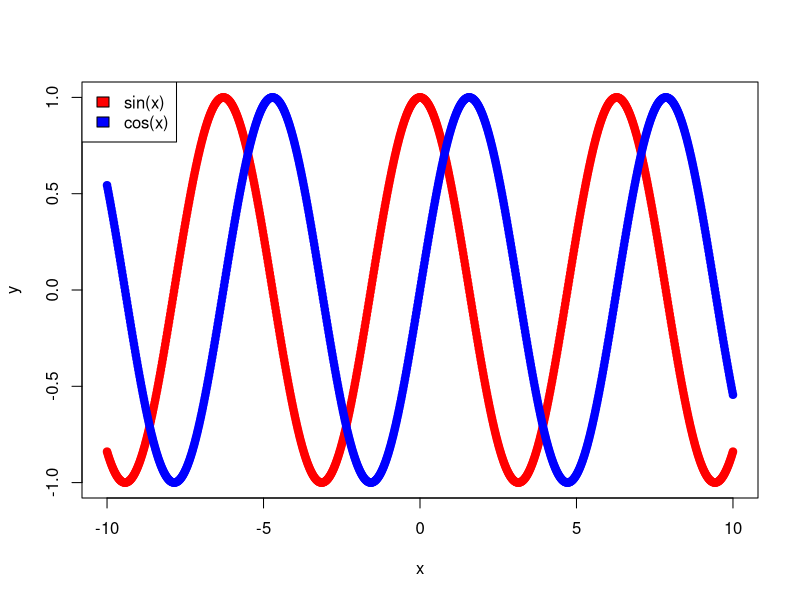
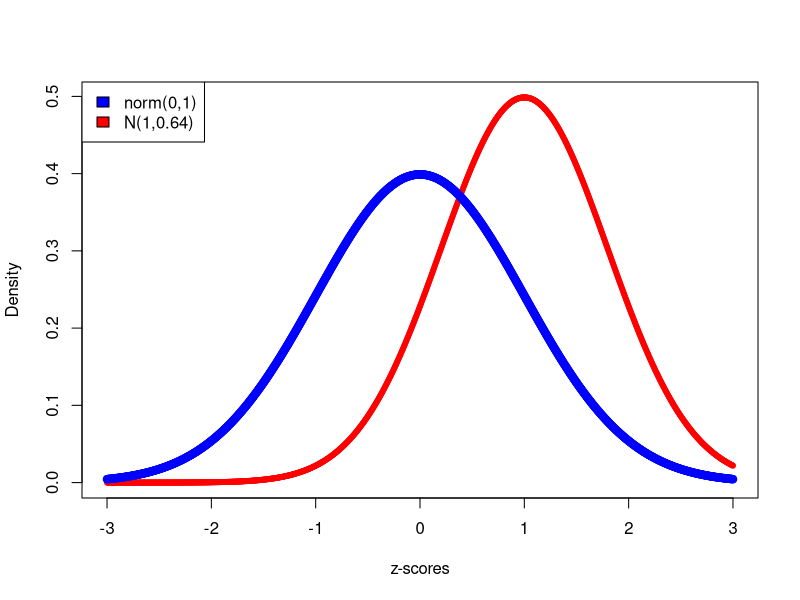

The R source for these figures, in order:
x<- pretty(c(-10,10),1000)
y1<- cos(x)
y2<- sin(x)
plot(x,y1,type="b",pch=19,col="red",xlab="x",ylab="y")
lines(x,y2,type="b",pch=19,col="blue")
legend("topleft",c("sin(x)","cos(x)"),fill=c("red","blue"))
dev.off()
x<- pretty(c(-3,3),1000)
y1<- dnorm(x)
y2<- dnorm(x,m=1,sd=0.8)
plot(x,y2,type="b",pch=20,col="red",xlab="z-scores",ylab="Density")
lines(x,y1,type="b",pch=19,col="blue")
legend("topleft",c("norm(0,1)","N(1,0.64)"),fill=c("blue","red"))
dev.off()
